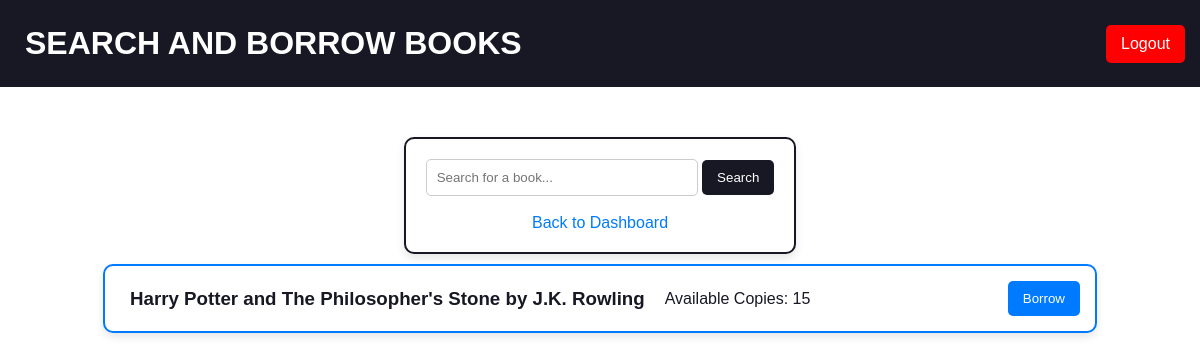
The page /borrow/ (signed in) on the database as committed earlier.
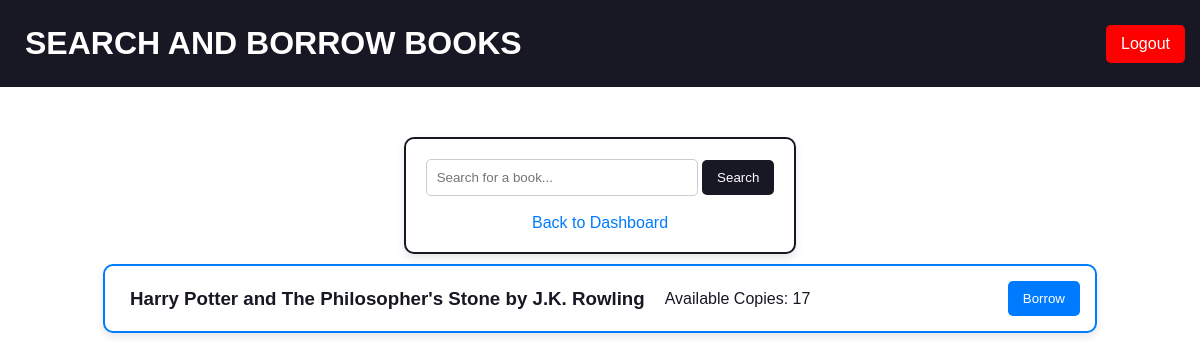
The same page on the database as committed later.
### mylibrary/models.py (models this page shows, shortened)
class Book(models.Model):
    isbn = models.CharField(max_length=13, primary_key=True)  # ISBN as PK
    title = models.CharField(max_length=255)
    author = models.CharField(max_length=255)
    genre = models.CharField(max_length=100)
    published_year = models.IntegerField()
    total_copies = models.IntegerField()
    available_copies = models.IntegerField()

### mylibrary/views.py (the view)
# urls.py: path('borrow/', views.borrow_books_page, name='borrow_books'),
@login_required
def borrow_books_page(request):
    query = request.GET.get('q', '')  # Get search query from the URL
    books = Book.objects.filter(title__icontains=query) if query else Book.objects.all()
    return render(request, "borrow_books.html", {"books": books, "query": query})

### templates/borrow_books.html (shortened to what this page needs)
<!DOCTYPE html>
{% load static %}
<html lang="en">
<head>
    <link rel="stylesheet" href="{% static 'css/styles.css' %}">
</head>
<body>
    <div class="header">
        <p class="gen_page">SEARCH AND BORROW BOOKS</p>
        <form action="{% url 'logout' %}" method="post">
            <button type="submit" class="logout-btn">Logout</button>
        </form>     </div>
    <div class="container">
        <div class="form-box">
            <form method="GET" action="{% url 'borrow_books' %}">
                <input type="text" name="q" placeholder="Search for a book..." value="{{ query }}">
                <button type="submit" class="search-button-remove">Search</button>
                <br><br>
                <a href="{% url 'dashboard' %}">Back to Dashboard</a>
            </form>
        </div>
        <br>
        {% if books %}
            {% for book in books %}
                <div class="book-entry">
                    <h3 >{{ book.title }} by {{ book.author }}</h3>
                    <p>Available Copies: {{ book.available_copies }}</p>
                    <div class="borrow-btn">
                        {% if book.available_copies > 0 %}
                            <a href="{% url 'borrow_book' book.isbn %}">
                                <button>Borrow</button>
                            </a>
                        {% else %}
                            <button disabled>Not Available</button>
                        {% endif %}
                    </div>
                </div>
            {% endfor %}
        {% else %}
            <h3 class="hstyle">No books found.</h3>
        {% endif %}
        <br>
    </div>
</body>
</html>

### static/css/styles.css (style rules this page uses)
body { background-size: cover; background-position: center center; background-repeat: no-repeat; }
.gen_page { font-family: Arial; font-size: 32px; font-weight: bold; background-color: rgb(24, 24, 37); color: white; padding: 10px; border-radius: 10px; margin: 0 }
.header { display: flex; align-items: center; justify-content: space-between; background-color: rgb(24, 24, 37); padding: 15px; }
.logout-btn { padding: 10px 15px; font-size: 16px; background-color: red; color: white; border: none; cursor: pointer; border-radius: 5px; transition: background-color 0.4s; }
.search-button-remove { background-color: rgb(24, 24, 37); color: white; transition: background-color 0.4s; }

Rows that differ between the two databases and show on the page:
changed Book "Harry Potter and The Philosopher's Stone": available_copies "15" → "17"
